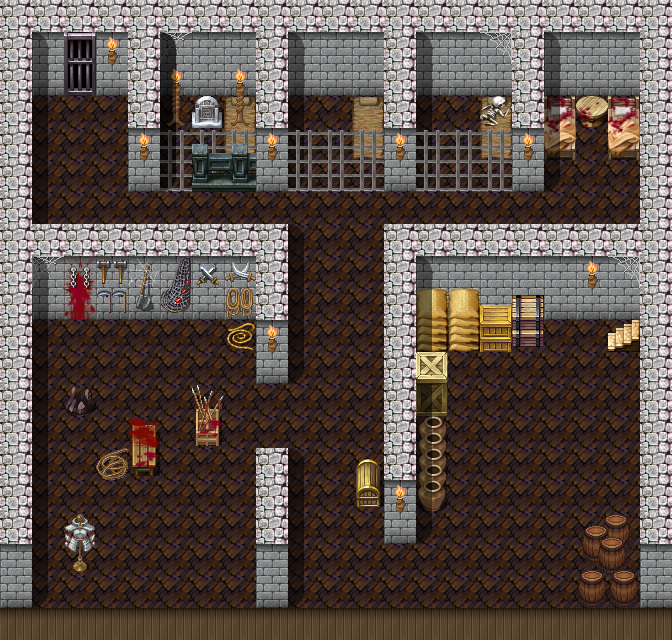

Rendered tile map (Tiled .tmx) drawn with the repository's tilesets; below, a short description and the map source with its tile grids summarised:
An orthogonal 21x20 tile map with 32x32 px tiles, 5 tile layers (Ground, Objects, Above, Objects_1, ...), 1 hidden layer not drawn, 23 tilesets and 15 objects (7x spawn, 2x mapchange, 2x container, 2x key, script, ...).

<map version="1.0" orientation="orthogonal" width="21" height="20" tilewidth="32" tileheight="32">
    <properties>
        <property name="colorfilter" value="black40" />
    </properties>
    <tileset firstgid="1" name="map_29" tilewidth="32" tileheight="32">
        <image source="../drawable/map_29.png" width="256" height="256" />
    </tileset>
    <tileset firstgid="65" name="map_7" tilewidth="32" tileheight="32">
        <image source="../drawable/map_7.png" width="256" height="256" />
    </tileset>
    <tileset firstgid="129" name="map_5" tilewidth="32" tileheight="32">
        <image source="../drawable/map_5.png" width="256" height="256" />
    </tileset>
    <tileset firstgid="193" name="map_9" tilewidth="32" tileheight="32">
        <image source="../drawable/map_9.png" width="256" height="256" />
    </tileset>
    <tileset firstgid="257" name="map_8" tilewidth="32" tileheight="32">
        <image source="../drawable/map_8.png" width="256" height="256" />
    </tileset>
    <tileset firstgid="321" name="map_15" tilewidth="32" tileheight="32">
        <image source="../drawable/map_15.png" width="256" height="256" />
    </tileset>
    <tileset firstgid="385" name="map_26" tilewidth="32" tileheight="32">
        <image source="../drawable/map_26.png" width="256" height="256" />
    </tileset>
    <tileset firstgid="449" name="map_0" tilewidth="32" tileheight="32">
        <image source="../drawable/map_0.png" width="256" height="256" />
    </tileset>
    <tileset firstgid="513" name="map_22" tilewidth="32" tileheight="32">
        <image source="../drawable/map_22.png" width="256" height="256" />
    </tileset>
    <tileset firstgid="577" name="map_1" tilewidth="32" tileheight="32">
        <image source="../drawable/map_1.png" width="256" height="256" />
    </tileset>
    <tileset firstgid="641" name="map_11" tilewidth="32" tileheight="32">
        <image source="../drawable/map_11.png" width="256" height="256" />
    </tileset>
    <tileset firstgid="705" name="map_20" tilewidth="32" tileheight="32">
        <image source="../drawable/map_20.png" width="256" height="256" />
    </tileset>
    <tileset firstgid="769" name="map_27" tilewidth="32" tileheight="32">
        <image source="../drawable/map_27.png" width="256" height="256" />
    </tileset>
    <tileset firstgid="833" name="map_31" tilewidth="32" tileheight="32">
        <image source="../drawable/map_31.png" width="256" height="256" />
    </tileset>
    <tileset firstgid="897" name="map_23" tilewidth="32" tileheight="32">
        <image source="../drawable/map_23.png" width="256" height="256" />
    </tileset>
    <tileset firstgid="961" name="map_17" tilewidth="32" tileheight="32">
        <image source="../drawable/map_17.png" width="256" height="256" />
    </tileset>
    <tileset firstgid="1025" name="map_21" tilewidth="32" tileheight="32">
        <image source="../drawable/map_21.png" width="256" height="256" />
    </tileset>
    <tileset firstgid="1089" name="map_16" tilewidth="32" tileheight="32">
        <image source="../drawable/map_16.png" width="256" height="256" />
    </tileset>
    <tileset firstgid="1153" name="map_10" tilewidth="32" tileheight="32">
        <image source="../drawable/map_10.png" width="256" height="256" />
    </tileset>
    <tileset firstgid="1217" name="map_28" tilewidth="32" tileheight="32">
        <image source="../drawable/map_28.png" width="256" height="256" />
    </tileset>
    <tileset firstgid="1281" name="map_2" tilewidth="32" tileheight="32">
        <image source="../drawable/map_2.png" width="256" height="256" />
    </tileset>
    <tileset firstgid="1345" name="map_24" tilewidth="32" tileheight="32">
        <image source="../drawable/map_24.png" width="256" height="256" />
    </tileset>
    <tileset firstgid="1409" name="map_3" tilewidth="32" tileheight="32">
        <image source="../drawable/map_3.png" width="256" height="256" />
    </tileset>
    <layer name="Ground" width="21" height="20">
        <data>[420 cells, 420 non-empty, 6 distinct tile ids]</data>
    </layer>
    <layer name="Objects" width="21" height="20">
        <data>[420 cells, 66 non-empty, 45 distinct tile ids]</data>
    </layer>
    <layer name="Above" width="21" height="20">
        <data>[420 cells, 82 non-empty, 18 distinct tile ids]</data>
    </layer>
    <layer name="Walkable" width="21" height="20" visible="0">
        <data>[420 cells, 222 non-empty, 1 distinct tile ids]</data>
    </layer>
    <layer name="Objects_1" width="21" height="20">
        <data>[420 cells, 7 non-empty, 5 distinct tile ids]</data>
    </layer>
    <layer name="Above_1" width="21" height="20">
        <data>[420 cells, 7 non-empty, 5 distinct tile ids]</data>
    </layer>
    <objectgroup name="Mapevents">
        <object name="up" type="mapchange" x="608" y="320" width="32" height="32">
            <properties>
                <property name="map" value="guynmart_main_1" />
                <property name="place" value="down" />
            </properties>
        </object>
        <object name="north" type="mapchange" x="64" y="64" width="32" height="32">
            <properties>
                <property name="map" value="guynmart_passage" />
                <property name="place" value="main" />
            </properties>
        </object>
        <object name="guynmart_s_grave" type="script" x="192" y="128" width="32" height="32" />
        <object name="guynmart_drp_main0_cellar" type="container" x="608" y="480" width="32" height="32" />
        <object name="guynmart_drp2_main0_cellar" type="container" x="416" y="352" width="32" height="32" />
    </objectgroup>
    <objectgroup name="Spawn" visible="0">
        <object name="guynmart_tort2" type="spawn" x="32" y="320" width="352" height="288">
            <properties>
                <property name="quantity" value="2" />
                <property name="spawngroup" value="guynmart_tort2" />
            </properties>
        </object>
        <object name="lost_soul" type="spawn" x="288" y="160" width="352" height="160">
            <properties>
                <property name="quantity" value="3" />
                <property name="spawngroup" value="minorhaunt2" />
            </properties>
        </object>
        <object name="lost_soul2" type="spawn" x="32" y="160" width="96" height="64">
            <properties>
                <property name="spawngroup" value="minorhaunt2" />
            </properties>
        </object>
        <object name="guynmart" type="spawn" x="160" y="160" width="32" height="32">
            <properties>
                <property name="spawngroup" value="guynmart" />
            </properties>
        </object>
        <object name="guynmart_steward4" type="spawn" x="256" y="192" width="32" height="32">
            <properties>
                <property name="active" value="false" />
                <property name="spawngroup" value="guynmart_steward4" />
            </properties>
        </object>
        <object name="guynmart_lovis2" type="spawn" x="288" y="96" width="64" height="64">
            <properties>
                <property name="active" value="false" />
                <property name="spawngroup" value="guynmart_lovis2" />
            </properties>
        </object>
        <object name="guynmart_cguard2" type="spawn" x="288" y="96" width="64" height="64">
            <properties>
                <property name="active" value="false" />
                <property name="spawngroup" value="guynmart_cguard2" />
            </properties>
        </object>
    </objectgroup>
    <objectgroup name="Keys" visible="0">
        <!-- 2 objects omitted --></objectgroup>
    <objectgroup name="Replace">
        <!-- 1 objects omitted --></objectgroup>
</map>
<!-- 3 of 15 objects omitted -->
